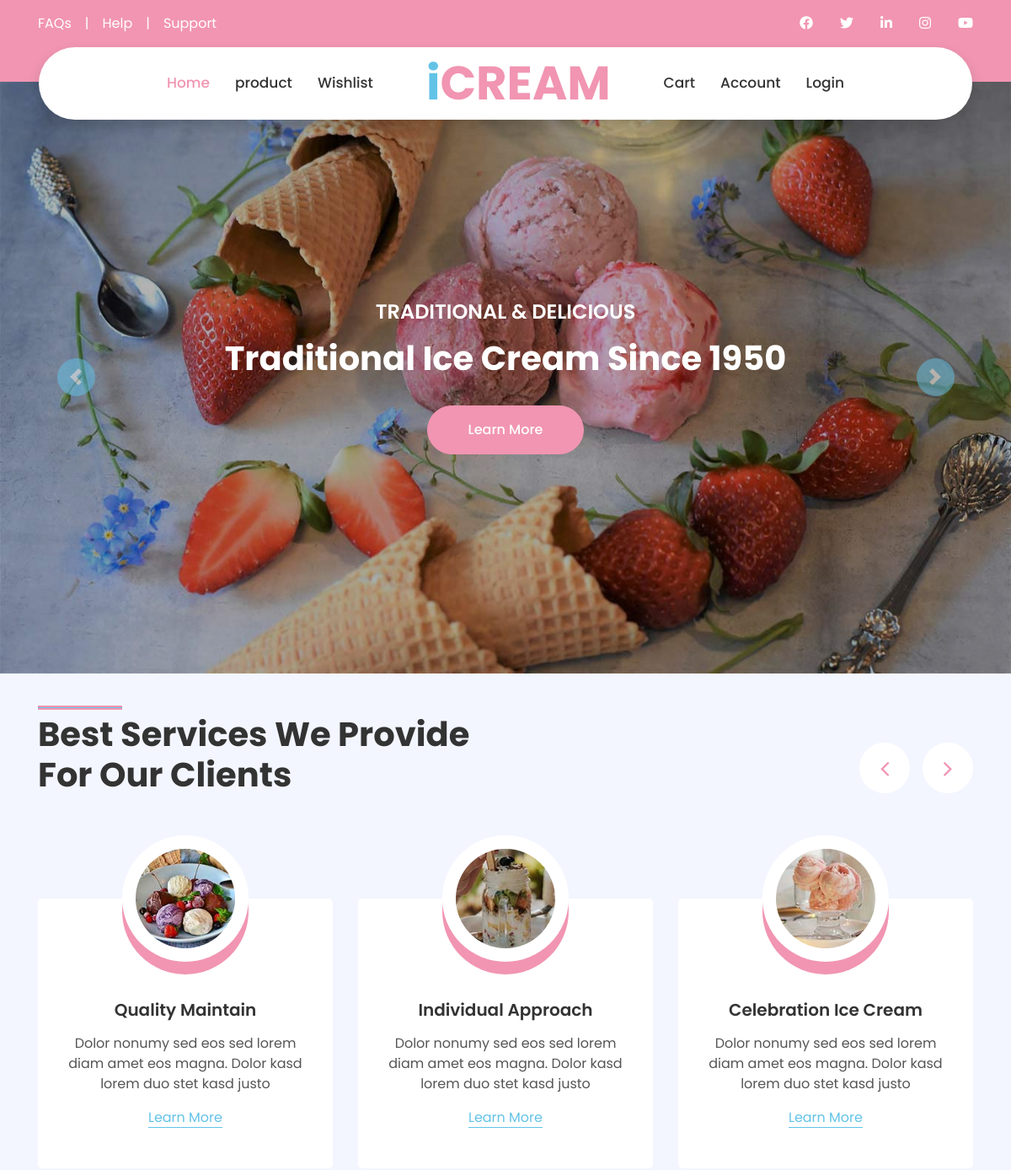
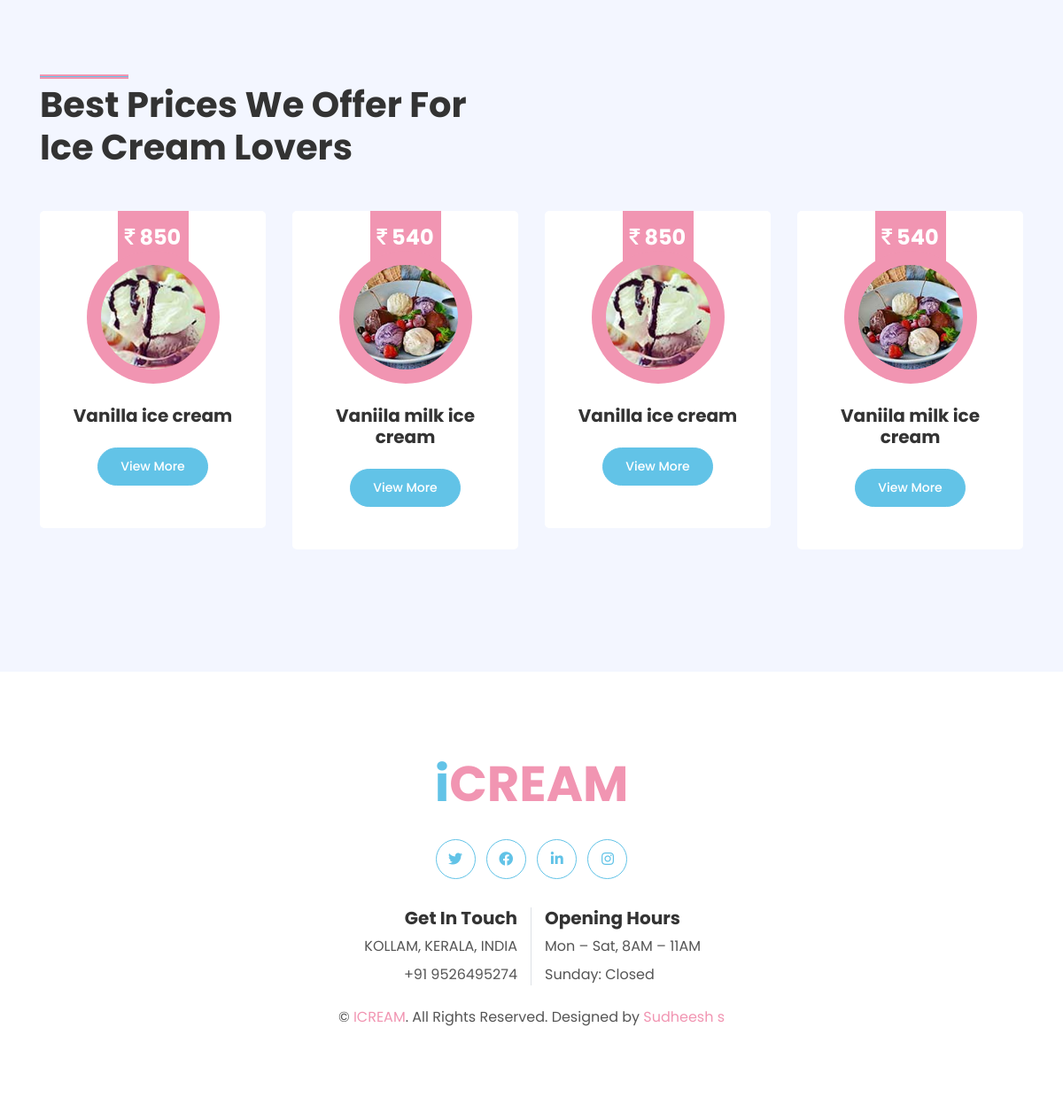
The page / on the database its author committed (2 pictures, top to bottom).
### customize/models.py (models this page shows, shortened)
class Banner(models.Model):
    banner_name = models.CharField(max_length=30,default=None)
    banner_image = models.ImageField(upload_to='banner/',default=None)

### home/models.py (models this page shows, shortened)
class Product(models.Model):
    product_name = models.CharField(max_length=50,default=None)
    product_price = models.IntegerField(default=None)
    product_image = models.ImageField(upload_to='images/',default=None)
    product_discription = models.TextField(default=None)
    Cutegory_id = models.ForeignKey(Category,on_delete=models.CASCADE,default=None)
    is_available = models.IntegerField(default=None)
    is_offers = models.IntegerField(default=None)

### additional/views.py (the view, shortened to what this page needs)
# urls.py: path('',views.guest_user_home,name='guest_user_home'),
def guest_user_home(request):
    product_items = Product.objects.all()
    curosal = Banner.objects.all()
    return render(request,'guestUserHome.html',{'product_items':product_items,'curosal':curosal})

### home/templates/guestUserHome.html (shortened to what this page needs)
{% extends 'navandfooter.html' %}
{% block carousel %}
    <div class="container-fluid p-0">
        <div id="header-carousel" class="carousel slide" data-ride="carousel">
            <div class="carousel-inner">
                {% for banner in curosal %}
                <div class="carousel-item active">
                    <img class="w-100" src="{{banner.banner_image.url}}" alt="Image">
                    <div class="carousel-caption d-flex flex-column align-items-center justify-content-center">
                        <div class="p-3" style="max-width: 900px;">
                            <h4 class="text-white text-uppercase mb-md-3">Traditional & Delicious</h4>
                            <h1 class="display text-white mb-md-4">Traditional Ice Cream Since 1950</h1>
                            <a href="{% url 'about' %}" class="btn btn-primary py-md-3 px-md-5 mt-2">Learn More</a>
                        </div>
                    </div>
                </div>
                {% endfor %}
            </div>
            <a class="carousel-control-prev" href="#header-carousel" data-slide="prev">
                <div class="btn btn-secondary px-0" style="width: 45px; height: 45px;">
                    <span class="carousel-control-prev-icon mb-n1"></span>
                </div>
            </a>
            <a class="carousel-control-next" href="#header-carousel" data-slide="next">
                <div class="btn btn-secondary px-0" style="width: 45px; height: 45px;">
                    <span class="carousel-control-next-icon mb-n1"></span>
                </div>
            </a>
        </div>
    </div>
{% endblock carousel %}
{% block about %}
{% load static %}
    <div class="container-fluid py-5">
        <div class="container py">
            <div class="row">
                <div class="col-lg-6">
                    <h1 class="section-title position-relative mb-5">Best Services We Provide For Our Clients</h1>
                </div>
                <div class="col-lg-6 mb-5 mb-lg-0 pb-5 pb-lg-0"></div>
            </div>
            <div class="row">
                <div class="col-12">
                    <div class="owl-carousel service-carousel">
                        <div class="service-item">
                            <div class="service-img mx-auto">
                                <img class="rounded-circle w-100 h-100 bg-light p-3" src="{% static 'img/service-1.jpg' %}" style="object-fit: cover;">
                            </div>
                            <div class="position-relative text-center bg-light rounded p-4 pb-5" style="margin-top: -75px;">
                                <h5 class="font-weight-semi-bold mt-5 mb-3 pt-5">Quality Maintain</h5>
                                <p>Dolor nonumy sed eos sed lorem diam amet eos magna. Dolor kasd lorem duo stet kasd justo</p>
                                <a href="{% url 'about' %}" class="border-bottom border-secondary text-decoration-none text-secondary">Learn More</a>
                            </div>
                        </div>
                        <div class="service-item">
                            <div class="service-img mx-auto">
                                <img class="rounded-circle w-100 h-100 bg-light p-3" src="{% static 'img/service-4.jpg' %}" style="object-fit: cover;">
                            </div>
                            <div class="position-relative text-center bg-light rounded p-4 pb-5" style="margin-top: -75px;">
                                <h5 class="font-weight-semi-bold mt-5 mb-3 pt-5">Individual Approach</h5>
                                <p>Dolor nonumy sed eos sed lorem diam amet eos magna. Dolor kasd lorem duo stet kasd justo</p>
                                <a href="{% url 'about' %}" class="border-bottom border-secondary text-decoration-none text-secondary">Learn More</a>
                            </div>
                        </div>
                        <div class="service-item">
                            <div class="service-img mx-auto">
                                <img class="rounded-circle w-100 h-100 bg-light p-3" src="{% static 'img/service-3.jpg' %}" style="object-fit: cover;">
                            </div>
                            <div class="position-relative text-center bg-light rounded p-4 pb-5" style="margin-top: -75px;">
                                <h5 class="font-weight-semi-bold mt-5 mb-3 pt-5">Celebration Ice Cream</h5>
                                <p>Dolor nonumy sed eos sed lorem diam amet eos magna. Dolor kasd lorem duo stet kasd justo</p>
                                <a href="{% url 'about' %}" class="border-bottom border-secondary text-decoration-none text-secondary">Learn More</a>
                            </div>
                        </div>
                    </div>
                </div>
            </div>
        </div>
    </div>
{% endblock about %}
{% block product %}
    <div class="container-fluid py-5">
        <div class="container py">
            <div class="row">
                <div class="col-lg-6">
                    <h1 class="section-title position-relative mb-5">Best Prices We Offer For Ice Cream Lovers</h1>
                </div>
                <div class="col-lg-6 mb-5 mb-lg-0 pb-5 pb-lg-0"></div>
            </div>
            <div class="row">
                <div class="col-12">
                    <div class="owl-carousel product-carousel">
                        {% for items in product_items %}
                        <div class="product-item d-flex flex-column align-items-center text-center bg-light rounded py-5 px-3">
                            <div class="bg-primary mt-n5 py-3" style="width: 80px;">
                                <h4 class="font-weight-bold text-white mb-0"><i class="fa fa-inr" style="font-size:23px"></i>&nbsp;{{items.product_price}}</h4>
                            </div>
                            <div class="position-relative bg-primary rounded-circle mt-n3 mb-4 p-3" style="width: 150px; height: 150px;">
                                <img class="rounded-circle w-100 h-100" src="{{items.product_image.url}}" style="object-fit: cover;">
                            </div>
                            <h5 class="font-weight-bold mb-4">{{items.product_name}}</h5>
                            <a href="{% url 'product' %}" class="btn btn-sm btn-secondary">View More</a>
                        </div>
                        {% endfor %}
                    </div>
                </div>
            </div>
        </div>
    </div>
{% endblock product %}

### rows shown on the page
Banner: banner_image (picture)
Product: product_price "850", product_image (picture), product_name "Vanilla ice cream"
Product: product_price "540", product_image (picture), product_name "Vaniila milk ice cream"
